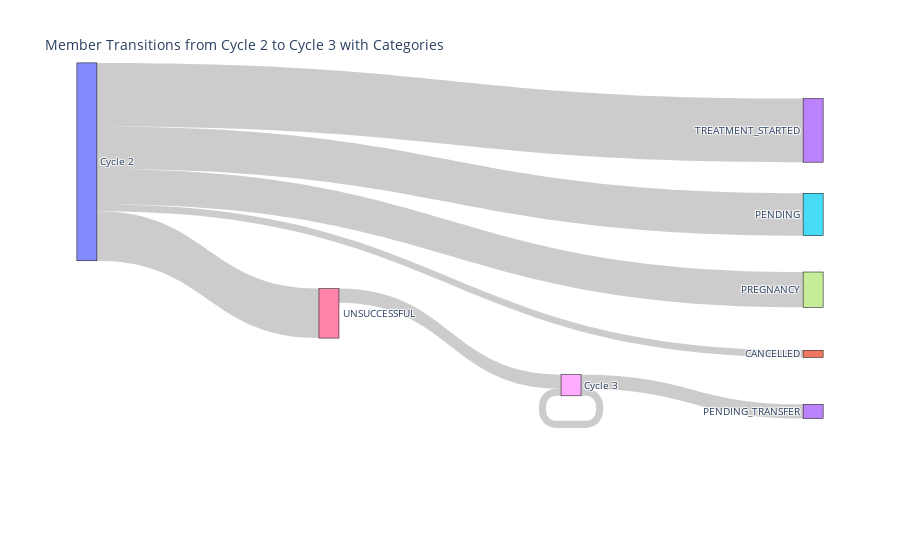

This figure's notebook cell:
### Code cell
# Create the Sankey diagram: Cycle 2 to Cycle 3 transitions

# Define statuses of interest
statuses = ["CANCELLED", "CLEARED_TO_BEGIN_TREATMENT", "TREATMENT_STARTED", "PENDING_TRANSFER", 
            "PENDING", "UNSUCCESSFUL", "PREGNANCY"]

# Unique members in Cycle 2 (distinct by membership_id, cycle_number, and round_number)
unique_cycle_2_members = rounds_df[rounds_df['cycle_number'] == 2].drop_duplicates(subset=['membership_id', 'cycle_number', 'round_number'])
print(f"Unique members in Cycle 2: {len(unique_cycle_2_members)}")

# Categorize members in Cycle 2 by their statuses
category_counts_cycle_2 = {}
for status in statuses:
    category_counts_cycle_2[status] = unique_cycle_2_members[unique_cycle_2_members['round_current_status'] == status]['membership_id'].unique()
    print(f"Members with status {status} in Cycle 2: {len(category_counts_cycle_2[status])}")

# Members in Cycle 3 originating from Cycle 2
unique_cycle_3_members = rounds_df[rounds_df['cycle_number'] == 3].drop_duplicates(subset=['membership_id', 'cycle_number', 'round_number'])
members_from_cycle_2 = unique_cycle_3_members[unique_cycle_3_members['membership_id'].isin(unique_cycle_2_members['membership_id'])]
print(f"Members in Cycle 3 from Cycle 2: {len(members_from_cycle_2)}")

# Members in Cycle 3 who did not go through Cycle 2
members_skipped_cycle_2 = unique_cycle_3_members[~unique_cycle_3_members['membership_id'].isin(unique_cycle_2_members['membership_id'])]
print(f"Members in Cycle 3 who did not go through Cycle 2: {len(members_skipped_cycle_2)}")

# Categorize members in Cycle 3 by their statuses
category_counts_cycle_3 = {}
for status in statuses:
    category_counts_cycle_3[status] = members_from_cycle_2[members_from_cycle_2['round_current_status'] == status]['membership_id'].unique()
    print(f"Members with status {status} in Cycle 3: {len(category_counts_cycle_3[status])}")

# Prepare data for Sankey diagram
import plotly.graph_objects as go

source, target, value = [], [], []

# From Cycle 2 to Each Status
exit_index_start = 1  # Index of first status category
for i, status in enumerate(statuses):
    members_in_status = category_counts_cycle_2[status]
    if len(members_in_status) > 0:
        source.append(0)  # Stage 1 index (Cycle 2)
        target.append(exit_index_start + i)  # Index for this status
        value.append(len(members_in_status))

# From Each Status in Cycle 2 to Cycle 3
cycle_3_index = len(statuses) + 1
for i, status in enumerate(statuses):
    members_in_status = category_counts_cycle_2[status]
    members_in_cycle_3 = members_from_cycle_2[members_from_cycle_2['membership_id'].isin(members_in_status)]
    if len(members_in_cycle_3) > 0:
        source.append(exit_index_start + i)  # Index for this status
        target.append(cycle_3_index)  # Index for Cycle 3
        value.append(len(members_in_cycle_3))

# Add skipped members to Cycle 3
if len(members_skipped_cycle_2) > 0:
    source.append(len(statuses) + 1)  # Skipped index
    target.append(cycle_3_index)  # Index for Cycle 3
    value.append(len(members_skipped_cycle_2))

# From Cycle 3 to Each Status
exit_index_start_cycle_3 = len(statuses) + 2
for i, status in enumerate(statuses):
    members_in_status = category_counts_cycle_3[status]
    if len(members_in_status) > 0:
        source.append(cycle_3_index)  # Stage 3 index (Cycle 3)
        target.append(exit_index_start_cycle_3 + i)  # Index for this status in Cycle 3
        value.append(len(members_in_status))

# Define node labels
labels = ["Cycle 2"] + statuses + ["Cycle 3", "Skipped Cycle 2"] + statuses

# Create the Sankey diagram
fig = go.Figure(go.Sankey(
    node=dict(
        pad=15,
        thickness=20,
        line=dict(color="black", width=0.5),
        label=labels
    ),
    link=dict(
        source=source,
        target=target,
        value=value
    )
))

fig.update_layout(title_text="Member Transitions from Cycle 2 to Cycle 3 with Categories", font_size=10)
fig.show()

### Figure 1 — Plotly figure (JSON) as saved in the notebook; plotly's stock layout.template omitted (floating-point values rounded to 4 significant figures)
{"data": [{"link": {"source": [0, 0, 0, 0, 0, 6, 8, 8], "target": [1, 3, 5, 6, 7, 8, 8, 13], "value": [1, 9, 6, 7, 5, 2, 1, 2]}, "node": {"label": ["Cycle 2", "CANCELLED", "CLEARED_TO_BEGIN_TREATMENT", "TREATMENT_STARTED", "PENDING_TRANSFER", "PENDING", "UNSUCCESSFUL", "PREGNANCY", "Cycle 3", "Skipped Cycle 2", "CANCELLED", "CLEARED_TO_BEGIN_TREATMENT", "TREATMENT_STARTED", "PENDING_TRANSFER", "PENDING", "UNSUCCESSFUL", "PREGNANCY"], "line": {"color": "black", "width": 0.5}, "pad": 15, "thickness": 20, "x": [0.009285, 0.9907, 0.9907, 0.9907, 0.3364, 0.9907, 0.6636, 0.9907], "y": [0.1627, 0.6681, 0.07997, 0.3012, 0.5614, 0.4992, 0.7506, 0.8195]}, "type": "sankey"}], "layout": {"autosize": true, "font": {"size": 10}, "title": {"text": "Member Transitions from Cycle 2 to Cycle 3 with Categories"}}}
